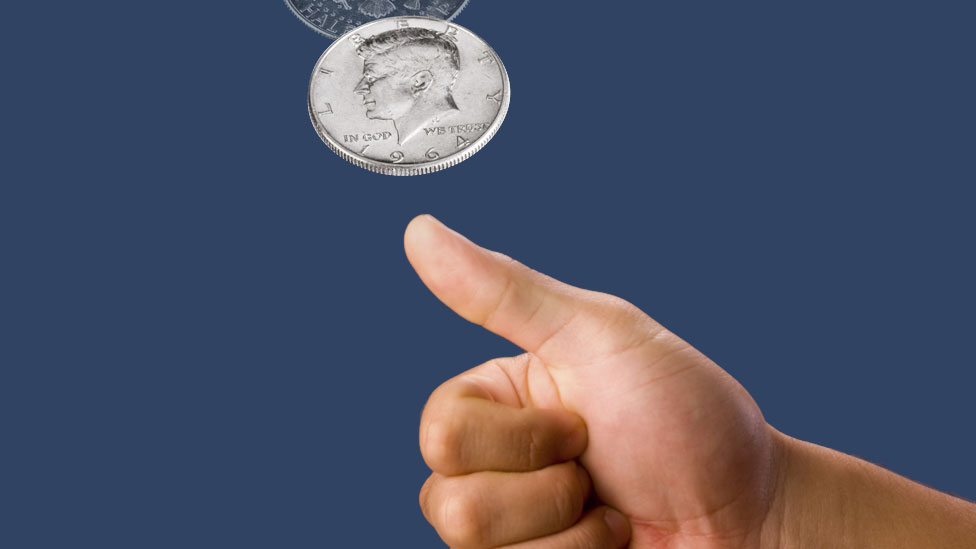
#> input picture Lab2/Chuong1/Cau4/image.jpg, 976 x 549 px
$ jupyter execute threshold.ipynb   (shell and % lines are left out)
#> lines starting #> are read from the running program, lines starting #| are printed output that depends on the picture; after the words box and inside, x2 and y2 are one past the last pixel; in counts of white or black regions, pixels touching at a corner belong together
# Cắt ngưỡng ảnh (Thresholding)

Chuyển ảnh xám thành ảnh nhị phân bằng cách so sánh
giá trị mỗi điểm ảnh với một ngưỡng xác định.

[cell 1]
import cv2
import matplotlib.pyplot as plt

# Đọc ảnh xám
img = cv2.imread("image.jpg", 0)
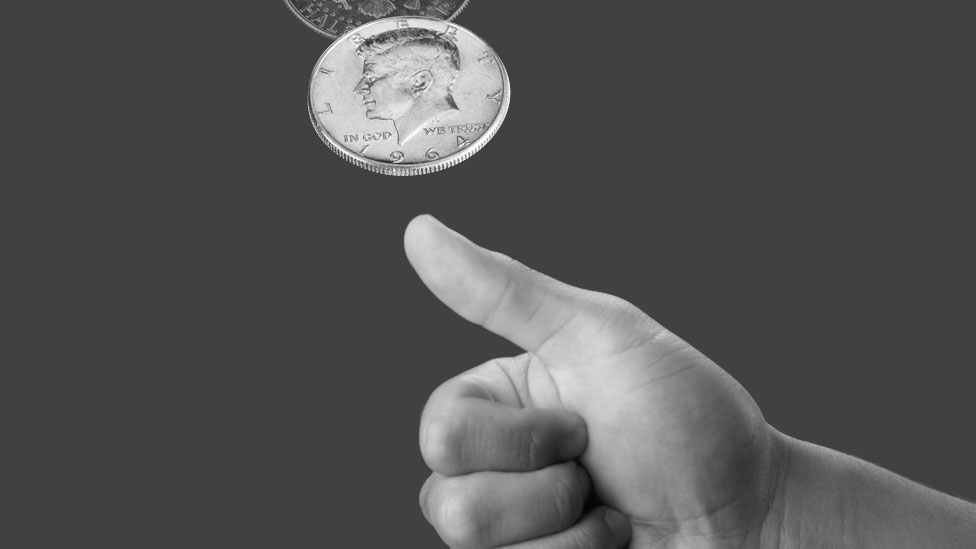
#> img: shape (549, 976); min 4, max 255, mean 83.3

if img is None:
    raise FileNotFoundError("The image.jpg was not found")

plt.imshow(img, cmap="gray")
plt.title("grayscale imnage")
plt.axis("off")

[cell 2]
# Cắt ngưỡng
T = 80

_, binary = cv2.threshold(img, T, 255, cv2.THRESH_BINARY)
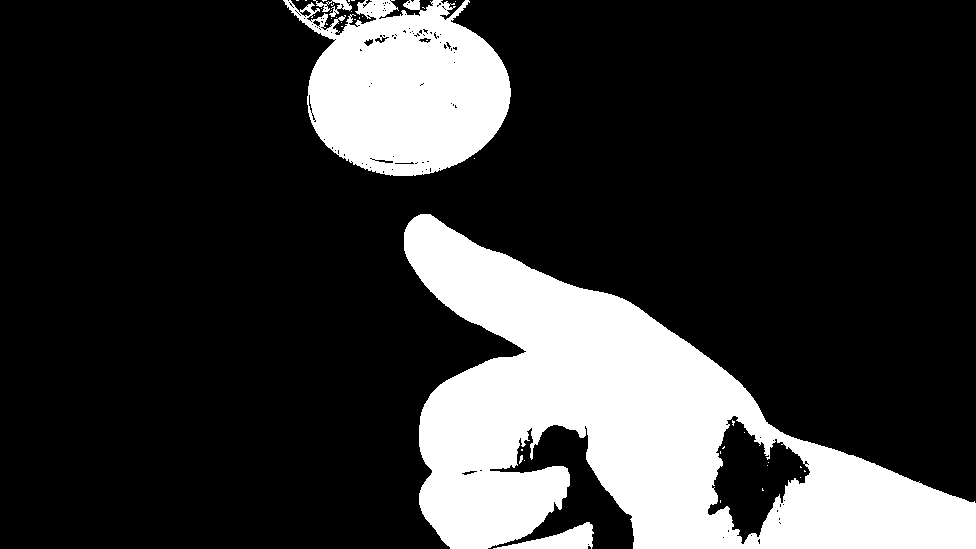
#> binary: shape (549, 976); 21.3% white; 40 white regions (35 under 20 px), largest, box (x1, y1, x2, y2) and area: (404, 214, 976, 549) 84965, (283, 0, 511, 176) 27364, (493, 522, 594, 549) 1217, (313, 0, 352, 17) 239, (519, 455, 523, 464) 22

plt.imshow(binary, cmap="gray")
plt.title(f"Ảnh nhị phân (Threshold = {T})")
plt.axis("off")

[cell 3]
plt.figure(figsize=(10,4))

plt.subplot(1,2,1)
plt.imshow(img, cmap="gray")
plt.title("grayscale imnage")
plt.axis("off")

plt.subplot(1,2,2)
plt.imshow(binary, cmap="gray")
plt.title("Ảnh nhị phân")
plt.axis("off")

plt.show()
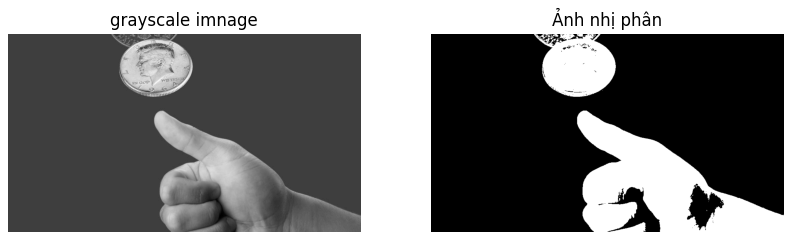
#> figure drawn by matplotlib, 2 panels
